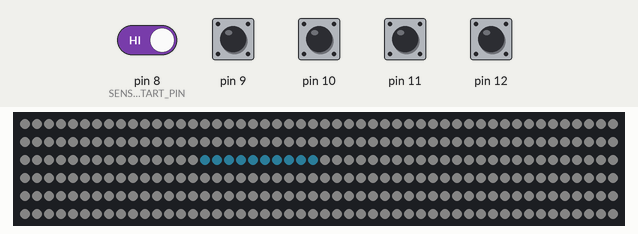
Simulated run of this sketch. Board: Arduino Uno, built with avr-gcc and run on an emulated ATmega328P. Parts: 300 RGB LEDs in strip order, left to right, continuing on the next row. The test bench sets the inputs (shaded band); at power-on: pin 8 (SENSOR_START_PIN), pin 9–12 HIGH. Dim RGB values are drawn brighter than linear.

Above: at 2.4 s.
2.5 s: pin 8 (SENSOR_START_PIN) driven LOW
5.3 s: pin 10 pulled LOW for 0.15 s
6.0 s: pin 12 pulled LOW for 0.15 s
6.7 s: pin 9 pulled LOW for 0.15 s
7.4 s: pin 10 pulled LOW for 1 s
9.9 s: pin 11 pulled LOW for 0.15 s
Timing chart, 0 to 11.6 s (numbered marks = the images above; inputs shaded):
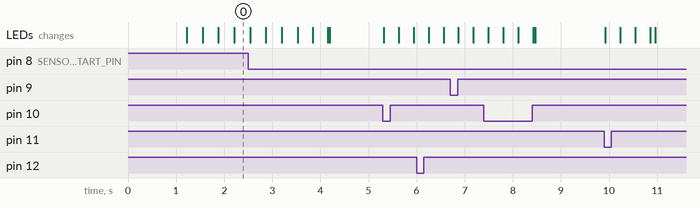

The sketch:

pianoShooting.ino
```cpp
#define PATH_SECTION_NUM 14
#define MOVING_NUM 120
#define MOVING_SPEED 4
#define BEAT_TOLERANCE 120  //ms
#define BPM 200 //100*2 for falf beat

#define LED_TYPE    WS2811
#define COLOR_ORDER RGB

#define LED_PIN 2

#define LED_LEN 300

#define SENSOR_START_PIN 8
#define SENSOR_NUM 5

#define TIK_PIN 13
#define STRIP_LIGHT_LEN 10 //for ramp light

int buttonPushedNum = 0;
boolean isButtonPushed[SENSOR_NUM];
boolean isButtonPrePushed[SENSOR_NUM];
boolean isButtonTriggered[SENSOR_NUM];
int birdArray[MOVING_NUM];
int birdArrayIndex = 0 ;
int birdColor[MOVING_NUM];
boolean anyButtonPushed = false;

void setup() {
  delay(200);
  Serial.begin(9600);
  initLED();
  initSensors();
}

void loop() {
  readSensors();
  moveLED();
  showLed();
}
```

LED.ino
```cpp
#include <FastLED.h>

CLEDController *ledController;
CRGB leds[LED_LEN];
CRGB BG_COLOR = CHSV(200,0,40);
const int COLOR_TABLE_LEN = 4;
int COLOR_TABLE[COLOR_TABLE_LEN][3] = {
  {140,150,255}, //blue
  {190,150,255}, //purple
  {20,150,255}, //orange
  {40,150,255} //yellow
};

void initLED(){
  delay(1000); // power-up safety delay
  pinMode(LED_PIN,OUTPUT);
  ledController=&FastLED.addLeds<LED_TYPE, LED_PIN, COLOR_ORDER>(leds, LED_LEN).setCorrection( TypicalLEDStrip );
}

void moveLED(){
  if(anyButtonPushed){
    birdArray[birdArrayIndex]=0;
    if(isButtonTriggered[0])
      birdColor[birdArrayIndex]=1;
    else if(isButtonTriggered[2])
      birdColor[birdArrayIndex]=2;
    else if(isButtonTriggered[4])
      birdColor[birdArrayIndex]=3;
    else if(isButtonTriggered[1] || isButtonTriggered[3])
      birdColor[birdArrayIndex]=0;
  }

  birdArrayIndex++;
  if(birdArrayIndex==MOVING_NUM)
      birdArrayIndex=0;

  fill_solid(leds,LED_LEN,BG_COLOR);
  for(int i=0;i<MOVING_NUM;i++){
    if(birdArray[i] >= 0){
      birdArray[i]+=MOVING_SPEED;
      //Serial.println(String("")+"[Index:"+birdArray[i]+" isBirdOnBeat:"+isBirdOnBeat[i]+" PATH_SECTION_TABLE[3]:"+PATH_SECTION_TABLE[3]+" ]");

    if(birdArray[i]>=LED_LEN){
        birdArray[i] = -1;
      }
    }
    int targetLed;
    for(int led=0;led<STRIP_LIGHT_LEN;led++){
      targetLed = birdArray[i]-led;
      if(targetLed>=0){
        leds[targetLed] = CHSV(COLOR_TABLE[birdColor[i]][0],COLOR_TABLE[birdColor[i]][1],100);
      }
    }
  }
}


void showLed(){
  //FastLED.delay(1000/15);
  //delay(1);


  ledController->showLeds();
}
```

Sensors.ino
```cpp
void initSensors(){
  for(int s=0;s<SENSOR_NUM;s++){
    pinMode(SENSOR_START_PIN+s,INPUT_PULLUP);
    isButtonPrePushed[s]=false;
    isButtonPushed[s]=false;
  }
}

void readSensors(){
  anyButtonPushed=false;
  for(int s=0;s<SENSOR_NUM;s++){
    isButtonPushed[s] = false;
    if(digitalRead(SENSOR_START_PIN+s)==LOW){
      isButtonPushed[s]=true;
    }
    if(isButtonPushed[s] && !isButtonPrePushed[s]){
      isButtonTriggered[s] = true;
      anyButtonPushed=true;
    }
    else
      isButtonTriggered[s] = false;

    isButtonPrePushed[s] = isButtonPushed[s];
  }
}
```
